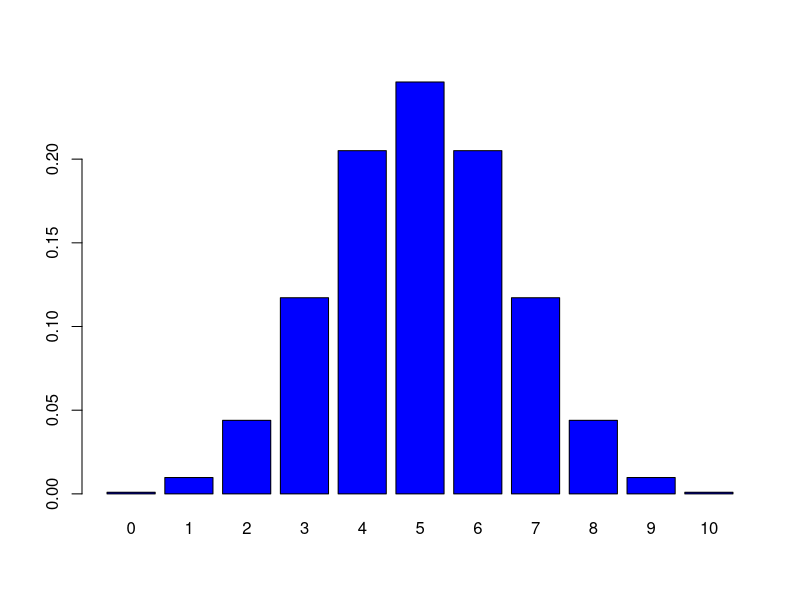
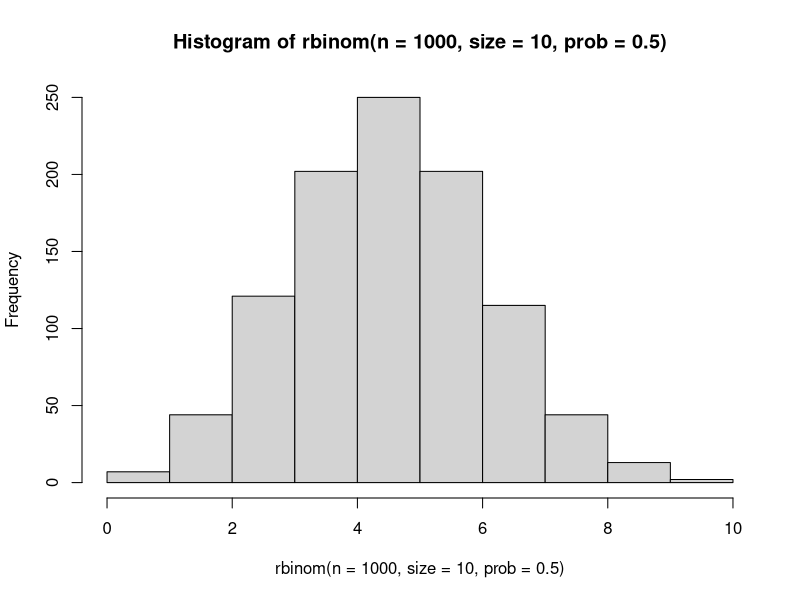
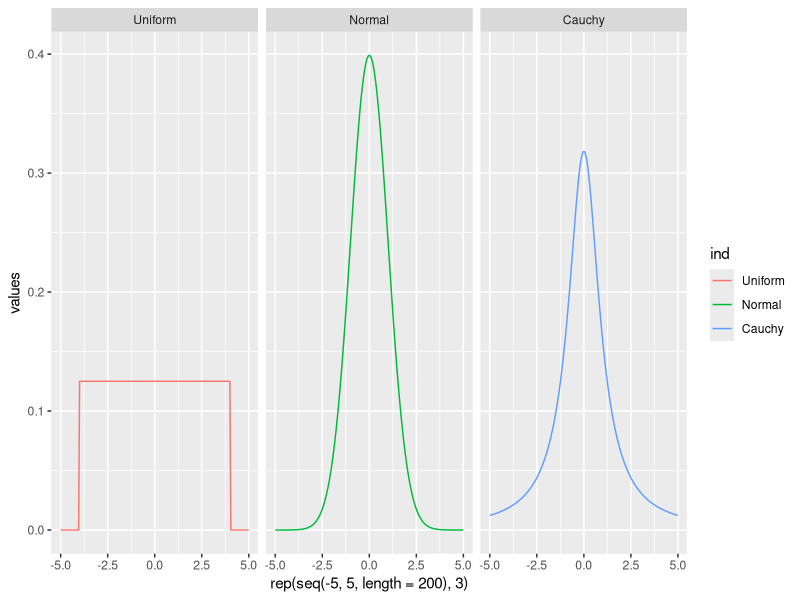
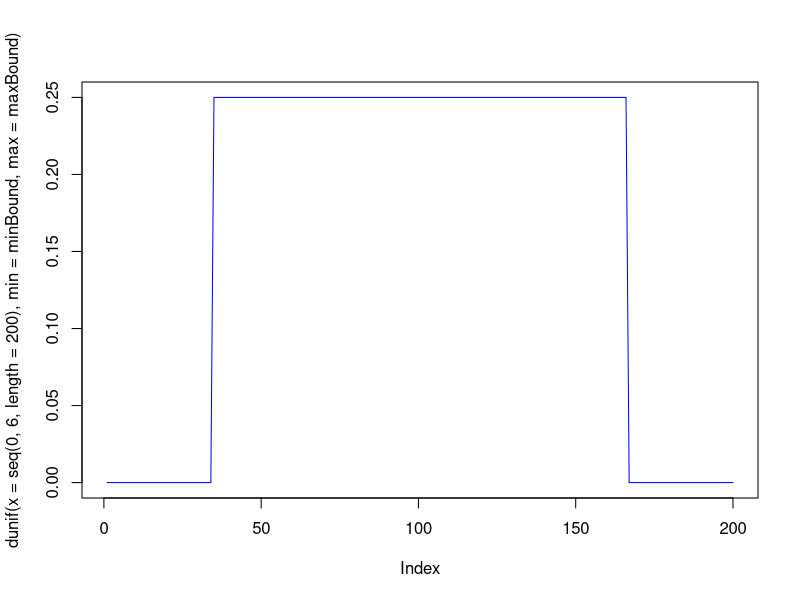
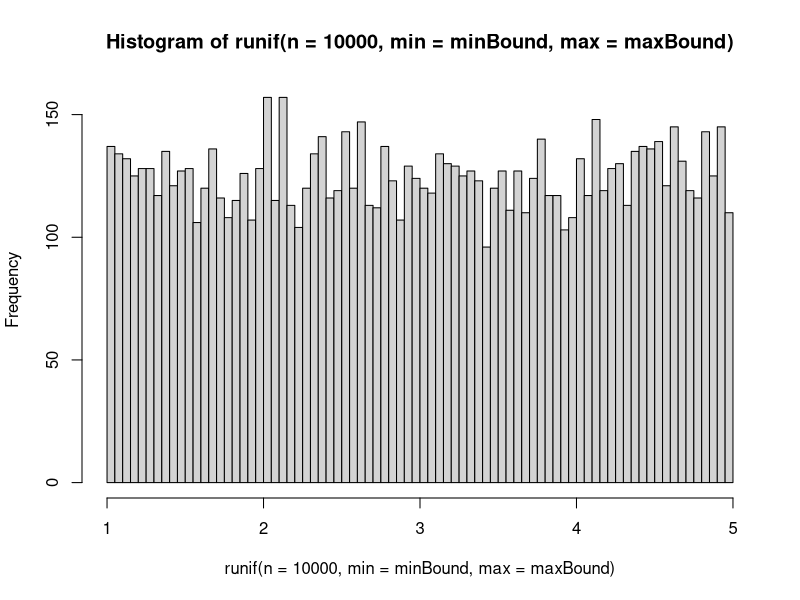
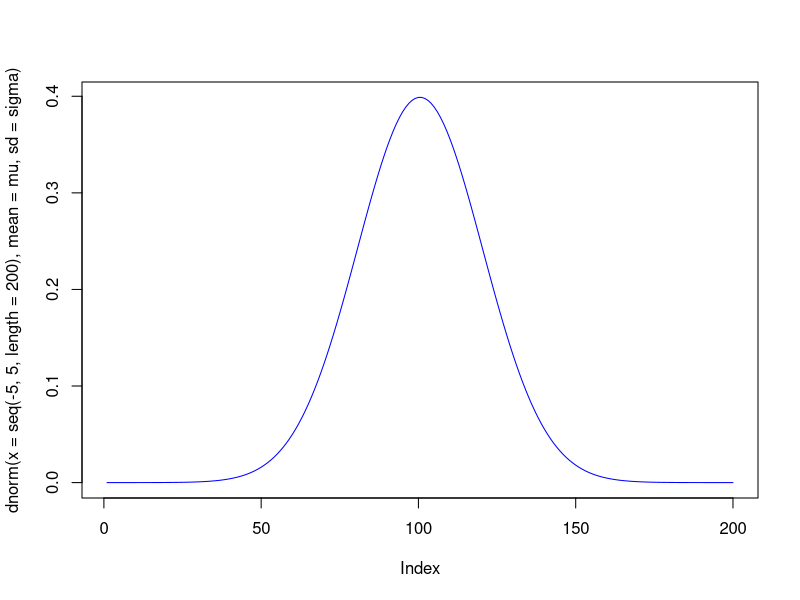
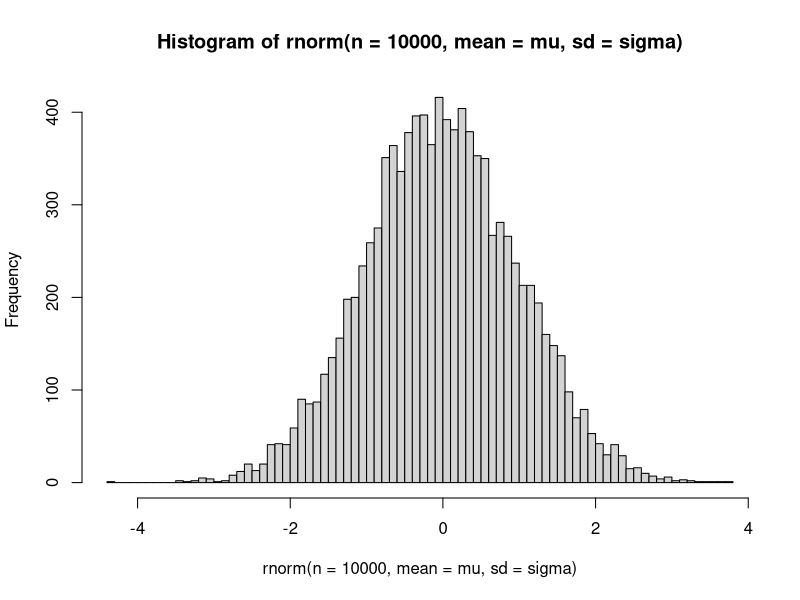
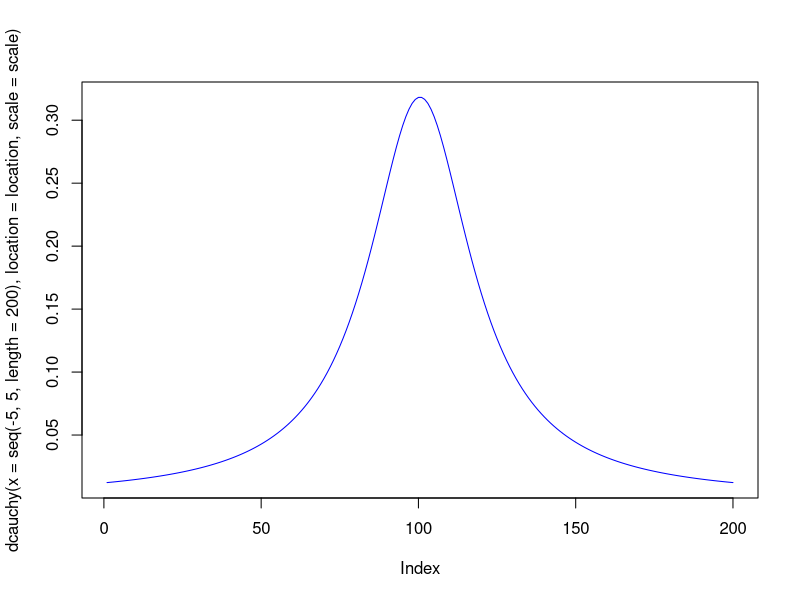

Here is the R script that generated these plots, in order:
## ---- chunk 1
set.seed(1)
## ---- chunk 2
## distribution with n=10, p=0.5
n <- 10
p <- 0.5
barplot(dbinom(x=0:n, size=n, prob=p), 
        names.arg=0:10, 
        col="blue")
## ---- chunk 3
## Get 10 values
rbinom(n=10, size=10, prob=0.5)
## Distribution of 10000 values
hist(rbinom(n=1000, size=10, prob=0.5), breaks=0:10)
## ---- chunk 4
datasets <- data.frame(
    Uniform=dunif(x=seq(-5, 5, length=200), min=-4, max=4),
    Normal=dnorm(x=seq(-5, 5, length=200), mean=0, sd=1),
    Cauchy=dcauchy(x=seq(-5, 5, length=200), location=0, scale=1)
)
library("ggplot2")
qplot(data=stack(datasets), 
      x=rep(seq(-5, 5, length=200), 3), 
      y=values, 
      col=ind, geom="line", facets=~ind)

## ---- chunk 5
## distribution between 1 and 5
minBound <- 1
maxBound <- 5
plot(dunif(x=seq(0, 6, length=200), 
           min=minBound, max=maxBound), 
     type="l", col="blue")
## ---- chunk 6
## Get 10 values
runif(n=10, min=minBound, max=maxBound)
## Distribution of 10000 values
hist(runif(n=10000, min=minBound, max=maxBound), breaks=100)
## ---- chunk 7
mu <- 0
sigma <- 1
plot(dnorm(x=seq(-5, 5, length=200), 
           mean=mu, sd=sigma), 
     type="l", col="blue")
## ---- chunk 8
## Get 10 values
rnorm(n=10, mean=mu, sd=sigma)
## Distribution of 10000 values
hist(rnorm(n=10000, mean=mu, sd=sigma), breaks=100)
## ---- chunk 9
location <- 0
scale <- 1
plot(dcauchy(x=seq(-5, 5, length=200), 
           location=location, scale=scale), 
     type="l", col="blue")
## ---- chunk 10
## Get 10 values
rcauchy(n=10, location=0, scale=1)
## Distribution of 10000 values (careful: strong outliers are generated!)
dataCauchy <- rcauchy(n=10000, location=0, scale=1)
hist(dataCauchy, breaks=100)
rug(dataCauchy)
## ---- chunk 11
## Focus only on the ]-6; 6[ interval
dataCauchyFocus <- dataCauchy[which(dataCauchy > -6 & dataCauchy <6)]
hist(dataCauchyFocus, breaks=100)
